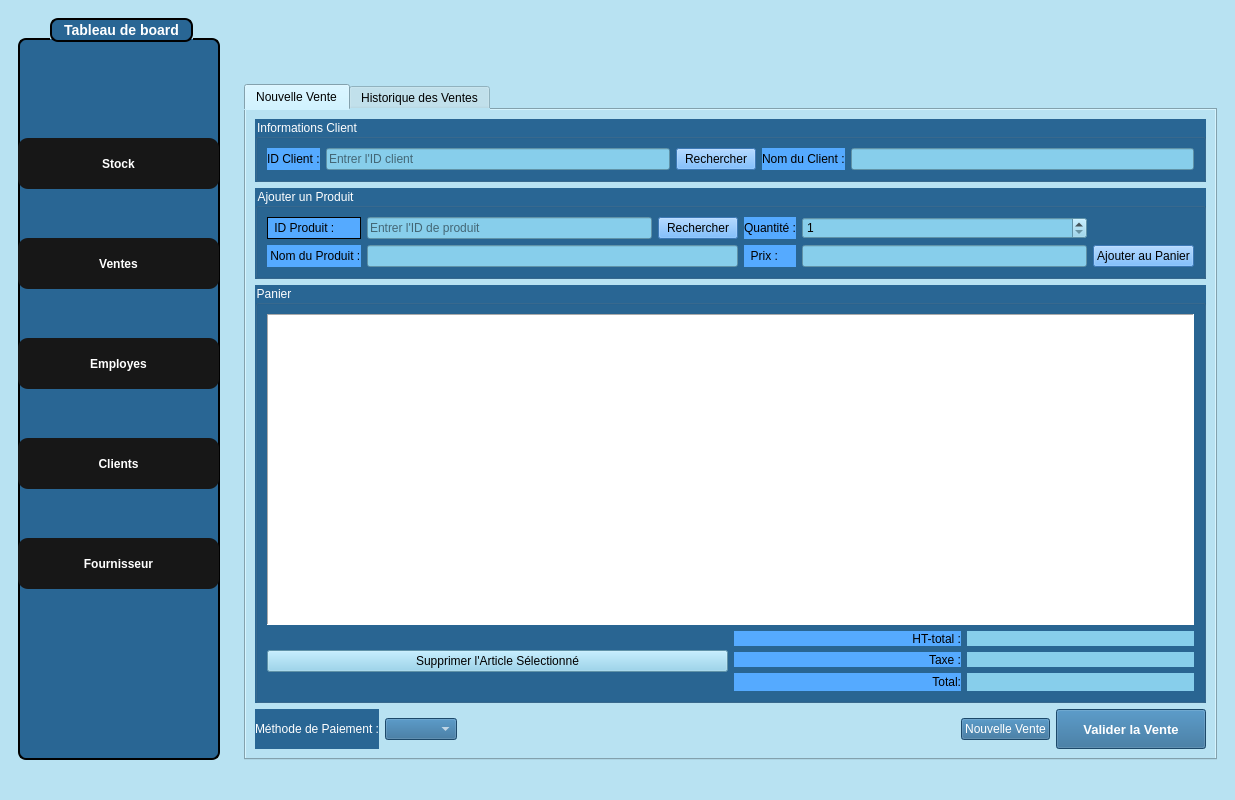
<?xml version="1.0" encoding="UTF-8"?>
<ui version="4.0">
 <class>SalesWindow</class>
 <widget class="QMainWindow" name="SalesWindow">
  <property name="geometry">
   <rect>
    <x>0</x>
    <y>0</y>
    <width>1235</width>
    <height>800</height>
   </rect>
  </property>
  <property name="windowTitle">
   <string>Sales Management - Smart Optical Store</string>
  </property>
  <property name="styleSheet">
   <string notr="true">background-color:#b8e2f2; color: black;</string>
  </property>
  <widget class="QWidget" name="centralwidget">
   <layout class="QHBoxLayout" name="horizontalLayout">
    <item>
     <widget class="QWidget" name="sidebarWidget" native="true">
      <property name="minimumSize">
       <size>
        <width>220</width>
        <height>0</height>
       </size>
      </property>
      <property name="maximumSize">
       <size>
        <width>220</width>
        <height>16777215</height>
       </size>
      </property>
      <layout class="QVBoxLayout" name="verticalLayout">
       <item>
        <widget class="QGroupBox" name="groupBox">
         <property name="styleSheet">
          <string notr="true">QGroupBox {
    background-color: rgb(41, 102, 148);   /* blue background */
    border: 2px solid black;               /* black border, 2px wide */
    border-radius: 8px;                    /* rounded corners */
    margin-top: 20px;                      /* space for the title */
    color: white;                          /* title text color */
    font-weight: bold;
    font-size: 14px;
}

QGroupBox::title {
 border: 2px solid black;               /* black border, 2px wide */
    border-radius: 8px;     
background-color: rgb(41, 102, 148);
    subcontrol-origin: margin;
    subcontrol-position: top center;       /* title centered */
    padding: 2px 10px;
}</string>
         </property>
         <property name="title">
          <string>Tableau de board</string>
         </property>
         <widget class="QPushButton" name="pushButton_4">
          <property name="geometry">
           <rect>
            <x>0</x>
            <y>420</y>
            <width>201</width>
            <height>51</height>
           </rect>
          </property>
          <property name="styleSheet">
           <string notr="true">#pushButton_4 {
    font-family: Arial, Helvetica, sans-serif;
    font-weight: bold;
    color: white;
    background-color: #171717;
    padding: 10px 20px;
    border: none;
    border-radius: 10px;
}

#pushButton_4:hover {
    background-color: #0c66ed; /* hover effect */
}

#pushButton_4:pressed {
    background-color: #094bb0; /* pressed effect */
}</string>
          </property>
          <property name="text">
           <string>Clients</string>
          </property>
         </widget>
         <widget class="QPushButton" name="pushButton">
          <property name="geometry">
           <rect>
            <x>0</x>
            <y>120</y>
            <width>201</width>
            <height>51</height>
           </rect>
          </property>
          <property name="styleSheet">
           <string notr="true">#pushButton{
    font-family: Arial, Helvetica, sans-serif;
    font-weight: bold;
    color: white;
    background-color: #171717;
    padding: 10px 20px;
    border: none;
    border-radius: 10px;
}

#pushButton:hover {
    background-color: #0c66ed; /* hover effect */
}

#pushButton:pressed {
    background-color: #094bb0; /* pressed effect */
}</string>
          </property>
          <property name="text">
           <string>Stock</string>
          </property>
         </widget>
         <widget class="QPushButton" name="pushButton_3">
          <property name="geometry">
           <rect>
            <x>0</x>
            <y>320</y>
            <width>201</width>
            <height>51</height>
           </rect>
          </property>
          <property name="styleSheet">
           <string notr="true">#pushButton_3 {
    font-family: Arial, Helvetica, sans-serif;
    font-weight: bold;
    color: white;
    background-color: #171717;
    padding: 10px 20px;
    border: none;
    border-radius: 10px;
}

#pushButton_3:hover {
    background-color: #0c66ed; /* hover effect */
}

#pushButton_3:pressed {
    background-color: #094bb0; /* pressed effect */
}</string>
          </property>
          <property name="text">
           <string>Employes</string>
          </property>
         </widget>
         <widget class="QPushButton" name="pushButton_2">
          <property name="geometry">
           <rect>
            <x>0</x>
            <y>220</y>
            <width>201</width>
            <height>51</height>
           </rect>
          </property>
          <property name="styleSheet">
           <string notr="true">#pushButton_2 {
    font-family: Arial, Helvetica, sans-serif;
    font-weight: bold;
    color: white;
    background-color: #171717;
    padding: 10px 20px;
    border: none;
    border-radius: 10px;
}

#pushButton_2:hover {
    background-color: #0c66ed; /* hover effect */
}

#pushButton_2:pressed {
    background-color: #094bb0; /* pressed effect */
}</string>
          </property>
          <property name="text">
           <string>Ventes</string>
          </property>
         </widget>
         <widget class="QPushButton" name="pushButton_5">
          <property name="geometry">
           <rect>
            <x>0</x>
            <y>520</y>
            <width>201</width>
            <height>51</height>
           </rect>
          </property>
          <property name="styleSheet">
           <string notr="true">#pushButton_5 {
    font-family: Arial, Helvetica, sans-serif;
    font-weight: bold;
    color: white;
    background-color: #171717;
    padding: 10px 20px;
    border: none;
    border-radius: 10px;
}

#pushButton_5:hover {
    background-color: #0c66ed; /* hover effect */
}

#pushButton_5:pressed {
    background-color: #094bb0; /* pressed effect */
}</string>
          </property>
          <property name="text">
           <string>Fournisseur</string>
          </property>
         </widget>
        </widget>
       </item>
      </layout>
     </widget>
    </item>
    <item>
     <widget class="QWidget" name="contentWidget" native="true">
      <layout class="QVBoxLayout" name="verticalLayout_2">
       <item>
        <layout class="QHBoxLayout" name="headerLayout">
         <item>
          <spacer name="headerSpacer">
           <property name="orientation">
            <enum>Qt::Orientation::Horizontal</enum>
           </property>
           <property name="sizeHint" stdset="0">
            <size>
             <width>40</width>
             <height>20</height>
            </size>
           </property>
          </spacer>
         </item>
         <item>
          <widget class="QLabel" name="topRightLogoLabel">
           <property name="minimumSize">
            <size>
             <width>60</width>
             <height>60</height>
            </size>
           </property>
           <property name="maximumSize">
            <size>
             <width>60</width>
             <height>60</height>
            </size>
           </property>
           <property name="text">
            <string/>
           </property>
           <property name="pixmap">
            <pixmap resource="resources.qrc">:/images/logof.jpg</pixmap>
           </property>
           <property name="scaledContents">
            <bool>true</bool>
           </property>
           <property name="alignment">
            <set>Qt::AlignmentFlag::AlignCenter</set>
           </property>
          </widget>
         </item>
        </layout>
       </item>
       <item>
        <widget class="QTabWidget" name="tabWidget">
         <property name="currentIndex">
          <number>0</number>
         </property>
         <widget class="QWidget" name="newSaleTab">
          <attribute name="title">
           <string>Nouvelle Vente</string>
          </attribute>
          <layout class="QVBoxLayout" name="verticalLayout_3">
           <item>
            <widget class="QGroupBox" name="customerGroupBox">
             <property name="styleSheet">
              <string notr="true">background-color: rgb(41, 102, 148);
color: white;
</string>
             </property>
             <property name="title">
              <string>Informations Client</string>
             </property>
             <layout class="QHBoxLayout" name="horizontalLayout_2">
              <item>
               <widget class="QLabel" name="customerIdLabel">
                <property name="styleSheet">
                 <string notr="true">background-color: #55aaff;
color:black;</string>
                </property>
                <property name="text">
                 <string>ID Client :</string>
                </property>
               </widget>
              </item>
              <item>
               <widget class="QLineEdit" name="customerIdLineEdit">
                <property name="styleSheet">
                 <string notr="true">background-color: #87CEEB; color: black;</string>
                </property>
                <property name="text">
                 <string/>
                </property>
                <property name="placeholderText">
                 <string>Entrer l'ID client</string>
                </property>
               </widget>
              </item>
              <item>
               <widget class="QPushButton" name="customerSearchButton">
                <property name="styleSheet">
                 <string notr="true">background-color: #55aaff;
color:black;</string>
                </property>
                <property name="text">
                 <string>Rechercher</string>
                </property>
               </widget>
              </item>
              <item>
               <widget class="QLabel" name="customerNameLabel">
                <property name="styleSheet">
                 <string notr="true">background-color: #55aaff;
color:black;</string>
                </property>
                <property name="text">
                 <string>Nom du Client :</string>
                </property>
               </widget>
              </item>
              <item>
               <widget class="QLineEdit" name="customerNameLineEdit">
                <property name="enabled">
                 <bool>true</bool>
                </property>
                <property name="styleSheet">
                 <string notr="true">background-color: #87CEEB; color: black;</string>
                </property>
                <property name="readOnly">
                 <bool>false</bool>
                </property>
               </widget>
              </item>
             </layout>
            </widget>
           </item>
           <item>
            <widget class="QGroupBox" name="productGroupBox">
             <property name="styleSheet">
              <string notr="true">background-color: rgb(41, 102, 148);
color: white;</string>
             </property>
             <property name="title">
              <string>Ajouter un Produit</string>
             </property>
             <layout class="QGridLayout" name="gridLayout">
              <item row="0" column="0">
               <widget class="QLabel" name="productIdLabel">
                <property name="styleSheet">
                 <string notr="true">background-color: #55aaff;
color:black;</string>
                </property>
                <property name="frameShape">
                 <enum>QFrame::Shape::Box</enum>
                </property>
                <property name="text">
                 <string> ID Produit :</string>
                </property>
               </widget>
              </item>
              <item row="0" column="1">
               <widget class="QLineEdit" name="productIdLineEdit">
                <property name="styleSheet">
                 <string notr="true">background-color: #87CEEB; color: black;</string>
                </property>
                <property name="placeholderText">
                 <string>Entrer l'ID de produit</string>
                </property>
               </widget>
              </item>
              <item row="0" column="2">
               <widget class="QPushButton" name="productSearchButton">
                <property name="styleSheet">
                 <string notr="true">background-color: #55aaff;
color:black;</string>
                </property>
                <property name="text">
                 <string>Rechercher</string>
                </property>
               </widget>
              </item>
              <item row="0" column="3">
               <widget class="QLabel" name="quantityLabel">
                <property name="styleSheet">
                 <string notr="true">background-color: #55aaff;
color:black;</string>
                </property>
                <property name="text">
                 <string>Quantité :</string>
                </property>
               </widget>
              </item>
              <item row="0" column="4">
               <widget class="QSpinBox" name="quantitySpinBox">
                <property name="styleSheet">
                 <string notr="true">background-color: #87CEEB; color: black;</string>
                </property>
                <property name="minimum">
                 <number>1</number>
                </property>
                <property name="maximum">
                 <number>999</number>
                </property>
               </widget>
              </item>
              <item row="1" column="0">
               <widget class="QLabel" name="productNameLabel">
                <property name="styleSheet">
                 <string notr="true">background-color: #55aaff;
color:black;</string>
                </property>
                <property name="text">
                 <string> Nom du Produit :</string>
                </property>
               </widget>
              </item>
              <item row="1" column="1" colspan="2">
               <widget class="QLineEdit" name="productNameLineEdit">
                <property name="enabled">
                 <bool>true</bool>
                </property>
                <property name="styleSheet">
                 <string notr="true">background-color: #87CEEB; color: black;</string>
                </property>
                <property name="readOnly">
                 <bool>false</bool>
                </property>
               </widget>
              </item>
              <item row="1" column="3">
               <widget class="QLabel" name="priceLabel">
                <property name="styleSheet">
                 <string notr="true">background-color: #55aaff;
color:black;</string>
                </property>
                <property name="text">
                 <string>  Prix :</string>
                </property>
               </widget>
              </item>
              <item row="1" column="4">
               <widget class="QLineEdit" name="priceLineEdit">
                <property name="enabled">
                 <bool>true</bool>
                </property>
                <property name="styleSheet">
                 <string notr="true">background-color: #87CEEB; color: black;</string>
                </property>
                <property name="readOnly">
                 <bool>false</bool>
                </property>
               </widget>
              </item>
              <item row="1" column="5">
               <widget class="QPushButton" name="addProductButton">
                <property name="styleSheet">
                 <string notr="true">background-color: #55aaff;
color:black;</string>
                </property>
                <property name="text">
                 <string>Ajouter au Panier</string>
                </property>
               </widget>
              </item>
             </layout>
            </widget>
           </item>
           <item>
            <widget class="QGroupBox" name="cartGroupBox">
             <property name="styleSheet">
              <string notr="true">color: white;
background-color: rgb(41, 102, 148);</string>
             </property>
             <property name="title">
              <string>Panier</string>
             </property>
             <layout class="QVBoxLayout" name="verticalLayout_4">
              <item>
               <widget class="QTableView" name="cartTableView">
                <property name="styleSheet">
                 <string notr="true">background-color: rgb(255, 255, 255);
color: black;</string>
                </property>
                <property name="frameShape">
                 <enum>QFrame::Shape::Panel</enum>
                </property>
                <property name="selectionMode">
                 <enum>QAbstractItemView::SelectionMode::SingleSelection</enum>
                </property>
                <property name="selectionBehavior">
                 <enum>QAbstractItemView::SelectionBehavior::SelectRows</enum>
                </property>
               </widget>
              </item>
              <item>
               <layout class="QHBoxLayout" name="horizontalLayout_3">
                <item>
                 <widget class="QPushButton" name="removeProductButton">
                  <property name="styleSheet">
                   <string notr="true">background-color: #87CEEB;
color: black;
</string>
                  </property>
                  <property name="text">
                   <string>Supprimer l'Article Sélectionné</string>
                  </property>
                 </widget>
                </item>
                <item>
                 <layout class="QGridLayout" name="totalsLayout">
                  <item row="0" column="0">
                   <widget class="QLabel" name="label">
                    <property name="styleSheet">
                     <string notr="true">background-color: #55aaff;
color:black;</string>
                    </property>
                    <property name="text">
                     <string>HT-total :</string>
                    </property>
                    <property name="alignment">
                     <set>Qt::AlignmentFlag::AlignRight|Qt::AlignmentFlag::AlignTrailing|Qt::AlignmentFlag::AlignVCenter</set>
                    </property>
                   </widget>
                  </item>
                  <item row="0" column="1">
                   <widget class="QLabel" name="subtotalLabel">
                    <property name="font">
                     <font>
                      <pointsize>10</pointsize>
                      <bold>true</bold>
                     </font>
                    </property>
                    <property name="styleSheet">
                     <string notr="true">background-color: #87CEEB;</string>
                    </property>
                    <property name="text">
                     <string/>
                    </property>
                    <property name="alignment">
                     <set>Qt::AlignmentFlag::AlignRight|Qt::AlignmentFlag::AlignTrailing|Qt::AlignmentFlag::AlignVCenter</set>
                    </property>
                   </widget>
                  </item>
                  <item row="1" column="0">
                   <widget class="QLabel" name="label_2">
                    <property name="styleSheet">
                     <string notr="true">background-color: #55aaff;
color:black;</string>
                    </property>
                    <property name="text">
                     <string>Taxe :</string>
                    </property>
                    <property name="alignment">
                     <set>Qt::AlignmentFlag::AlignRight|Qt::AlignmentFlag::AlignTrailing|Qt::AlignmentFlag::AlignVCenter</set>
                    </property>
                   </widget>
                  </item>
                  <item row="1" column="1">
                   <widget class="QLabel" name="taxLabel">
                    <property name="font">
                     <font>
                      <pointsize>10</pointsize>
                      <bold>true</bold>
                     </font>
                    </property>
                    <property name="styleSheet">
                     <string notr="true">background-color: #87CEEB;</string>
                    </property>
                    <property name="text">
                     <string/>
                    </property>
                    <property name="alignment">
                     <set>Qt::AlignmentFlag::AlignRight|Qt::AlignmentFlag::AlignTrailing|Qt::AlignmentFlag::AlignVCenter</set>
                    </property>
                   </widget>
                  </item>
                  <item row="2" column="0">
                   <widget class="QLabel" name="label_3">
                    <property name="styleSheet">
                     <string notr="true">background-color: #55aaff;
color:black;</string>
                    </property>
                    <property name="text">
                     <string>Total:</string>
                    </property>
                    <property name="alignment">
                     <set>Qt::AlignmentFlag::AlignRight|Qt::AlignmentFlag::AlignTrailing|Qt::AlignmentFlag::AlignVCenter</set>
                    </property>
                   </widget>
                  </item>
                  <item row="2" column="1">
                   <widget class="QLabel" name="totalLabel">
                    <property name="font">
                     <font>
                      <pointsize>12</pointsize>
                      <bold>true</bold>
                     </font>
                    </property>
                    <property name="styleSheet">
                     <string notr="true">background-color: #87CEEB;</string>
                    </property>
                    <property name="text">
                     <string/>
                    </property>
                    <property name="alignment">
                     <set>Qt::AlignmentFlag::AlignRight|Qt::AlignmentFlag::AlignTrailing|Qt::AlignmentFlag::AlignVCenter</set>
                    </property>
                   </widget>
                  </item>
                 </layout>
                </item>
               </layout>
              </item>
             </layout>
            </widget>
           </item>
           <item>
            <layout class="QHBoxLayout" name="horizontalLayout_4">
             <item>
              <widget class="QLabel" name="paymentMethodLabel">
               <property name="styleSheet">
                <string notr="true">background-color:rgb(41, 102, 148);
color: white;</string>
               </property>
               <property name="text">
                <string>Méthode de Paiement :</string>
               </property>
              </widget>
             </item>
             <item>
              <widget class="QComboBox" name="paymentMethodComboBox">
               <property name="styleSheet">
                <string notr="true">background-color: rgb(41, 102, 148);
color: white;</string>
               </property>
              </widget>
             </item>
             <item>
              <spacer name="horizontalSpacer_2">
               <property name="orientation">
                <enum>Qt::Orientation::Horizontal</enum>
               </property>
               <property name="sizeHint" stdset="0">
                <size>
                 <width>40</width>
                 <height>20</height>
                </size>
               </property>
              </spacer>
             </item>
             <item>
              <widget class="QPushButton" name="newSaleButton">
               <property name="styleSheet">
                <string notr="true">color: white;
background-color: rgb(41, 102, 148);</string>
               </property>
               <property name="text">
                <string>Nouvelle Vente</string>
               </property>
              </widget>
             </item>
             <item>
              <widget class="QPushButton" name="saveSaleButton">
               <property name="minimumSize">
                <size>
                 <width>150</width>
                 <height>40</height>
                </size>
               </property>
               <property name="font">
                <font>
                 <pointsize>10</pointsize>
                 <bold>true</bold>
                </font>
               </property>
               <property name="styleSheet">
                <string notr="true">background-color: rgb(41, 102, 148);
color: white;</string>
               </property>
               <property name="text">
                <string>Valider la Vente</string>
               </property>
              </widget>
             </item>
            </layout>
           </item>
          </layout>
         </widget>
         <widget class="QWidget" name="salesHistoryTab">
          <attribute name="title">
           <string>Historique des Ventes</string>
          </attribute>
          <layout class="QVBoxLayout" name="verticalLayout_5">
           <item>
            <layout class="QHBoxLayout" name="horizontalLayout_5">
             <item>
              <widget class="QLabel" name="searchLabel">
               <property name="styleSheet">
                <string notr="true">background-color: #55aaff;
color:black;</string>
               </property>
               <property name="text">
                <string>Rechercher</string>
               </property>
              </widget>
             </item>
             <item>
              <widget class="QLineEdit" name="searchSalesLineEdit">
               <property name="styleSheet">
                <string notr="true">background-color: #87CEEB; color: black;</string>
               </property>
               <property name="placeholderText">
                <string>Rechercher par ID de vente</string>
               </property>
              </widget>
             </item>
             <item>
              <widget class="QCheckBox" name="dateFilterCheckBox">
               <property name="styleSheet">
                <string notr="true">background-color: #55aaff;
color:black;</string>
               </property>
               <property name="text">
                <string>Filtrer par date</string>
               </property>
              </widget>
             </item>
             <item>
              <widget class="QLabel" name="startDateLabel">
               <property name="styleSheet">
                <string notr="true">background-color: #55aaff;
color:black;</string>
               </property>
               <property name="text">
                <string>Date de :</string>
               </property>
              </widget>
             </item>
             <item>
              <widget class="QDateEdit" name="startDateEdit">
               <property name="enabled">
                <bool>false</bool>
               </property>
               <property name="styleSheet">
                <string notr="true">background-color: #87CEEB; color: black;</string>
               </property>
               <property name="calendarPopup">
                <bool>true</bool>
               </property>
              </widget>
             </item>
             <item>
              <widget class="QLabel" name="endDateLabel">
               <property name="styleSheet">
                <string notr="true">background-color: #55aaff;
color:black;</string>
               </property>
               <property name="text">
                <string>Date a :</string>
               </property>
              </widget>
             </item>
             <item>
              <widget class="QDateEdit" name="endDateEdit">
               <property name="enabled">
                <bool>false</bool>
               </property>
               <property name="styleSheet">
                <string notr="true">background-color: #87CEEB; color: black;</string>
               </property>
               <property name="calendarPopup">
                <bool>true</bool>
               </property>
              </widget>
             </item>
             <item>
              <widget class="QLabel" name="sortLabel">
               <property name="styleSheet">
                <string notr="true">background-color: #55aaff;
color:black;</string>
               </property>
               <property name="text">
                <string>Trier par :</string>
               </property>
              </widget>
             </item>
             <item>
              <widget class="QComboBox" name="sortComboBox">
               <property name="styleSheet">
                <string notr="true">background-color: #87CEEB; color: black;</string>
               </property>
              </widget>
             </item>
             <item>
              <widget class="QPushButton" name="sortButton">
               <property name="styleSheet">
                <string notr="true">background-color: #55aaff; color: black;</string>
               </property>
               <property name="text">
                <string>Trier</string>
               </property>
              </widget>
             </item>
            </layout>
           </item>
           <item>
            <widget class="QTableView" name="salesTableView">
             <property name="styleSheet">
              <string notr="true">background-color: #FFFFFF;
color:black;</string>
             </property>
             <property name="selectionMode">
              <enum>QAbstractItemView::SelectionMode::SingleSelection</enum>
             </property>
             <property name="selectionBehavior">
              <enum>QAbstractItemView::SelectionBehavior::SelectRows</enum>
             </property>
            </widget>
           </item>
          </layout>
         </widget>
        </widget>
       </item>
      </layout>
     </widget>
    </item>
   </layout>
  </widget>
  <widget class="QStatusBar" name="statusbar"/>
 </widget>
 <resources>
  <include location="resources.qrc"/>
 </resources>
 <connections/>
</ui>
